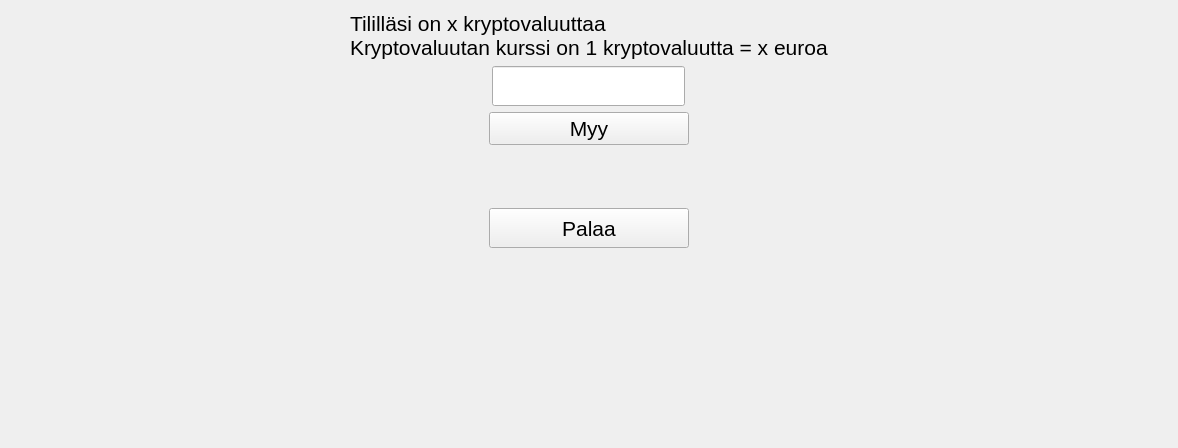
      <widget class="QWidget" name="cryptoSellPage">
       <layout class="QVBoxLayout" name="verticalLayout_3">
        <property name="leftMargin">
         <number>350</number>
        </property>
        <property name="rightMargin">
         <number>350</number>
        </property>
        <property name="bottomMargin">
         <number>200</number>
        </property>
        <item alignment="Qt::AlignHCenter">
         <widget class="QLabel" name="cryptoSellLabel">
          <property name="sizePolicy">
           <sizepolicy hsizetype="Expanding" vsizetype="Expanding">
            <horstretch>0</horstretch>
            <verstretch>60</verstretch>
           </sizepolicy>
          </property>
          <property name="font">
           <font>
            <pointsize>16</pointsize>
           </font>
          </property>
          <property name="text">
           <string>Tililläsi on x kryptovaluuttaa
Kryptovaluutan kurssi on 1 kryptovaluutta = x euroa</string>
          </property>
         </widget>
        </item>
        <item alignment="Qt::AlignHCenter">
         <widget class="QLineEdit" name="sellCryptoLineEdit">
          <property name="sizePolicy">
           <sizepolicy hsizetype="Expanding" vsizetype="Fixed">
            <horstretch>0</horstretch>
            <verstretch>20</verstretch>
           </sizepolicy>
          </property>
          <property name="minimumSize">
           <size>
            <width>0</width>
            <height>40</height>
           </size>
          </property>
          <property name="font">
           <font>
            <pointsize>16</pointsize>
           </font>
          </property>
         </widget>
        </item>
        <item alignment="Qt::AlignHCenter">
         <widget class="QPushButton" name="sellCryptoButton">
          <property name="sizePolicy">
           <sizepolicy hsizetype="Minimum" vsizetype="Maximum">
            <horstretch>40</horstretch>
            <verstretch>40</verstretch>
           </sizepolicy>
          </property>
          <property name="minimumSize">
           <size>
            <width>200</width>
            <height>0</height>
           </size>
          </property>
          <property name="font">
           <font>
            <pointsize>16</pointsize>
           </font>
          </property>
          <property name="text">
           <string>Myy</string>
          </property>
         </widget>
        </item>
        <item>
         <spacer name="verticalSpacer_2">
          <property name="orientation">
           <enum>Qt::Vertical</enum>
          </property>
          <property name="sizeHint" stdset="0">
           <size>
            <width>20</width>
            <height>57</height>
           </size>
          </property>
         </spacer>
        </item>
        <item alignment="Qt::AlignHCenter">
         <widget class="QPushButton" name="sellCryptoReturnButton">
          <property name="sizePolicy">
           <sizepolicy hsizetype="MinimumExpanding" vsizetype="Expanding">
            <horstretch>0</horstretch>
            <verstretch>0</verstretch>
           </sizepolicy>
          </property>
          <property name="minimumSize">
           <size>
            <width>200</width>
            <height>40</height>
           </size>
          </property>
          <property name="font">
           <font>
            <pointsize>16</pointsize>
            <kerning>true</kerning>
           </font>
          </property>
          <property name="text">
           <string>Palaa</string>
          </property>
         </widget>
        </item>
       </layout>
      </widget>
